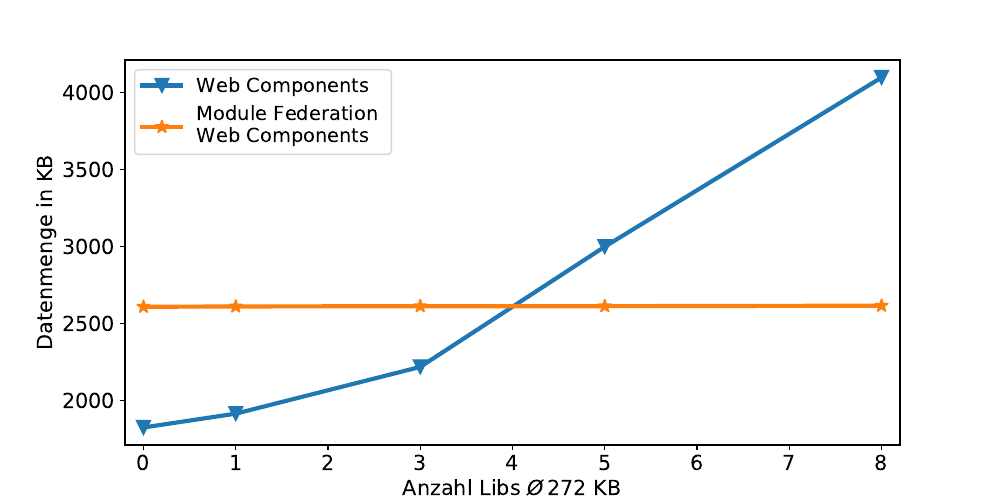

The Python source for this figure:
import matplotlib.pyplot as plt
import matplotlib as mpl

label_size = 15
mpl.rcParams['xtick.labelsize'] = label_size
mpl.rcParams['ytick.labelsize'] = label_size

f,ax = plt.subplots(1,1, figsize=(10,5)) 
plt.xlabel("Anzahl Libs $\\O\\,272$ KB", fontsize=15)
plt.ylabel("Datenmenge in KB", fontsize=15)
plt.plot([0, 1, 3, 5, 8], [1824, 1914, 2218, 3000, 4100], label="Web Components", marker="v", linewidth=3, markersize=10)
plt.plot([0, 1, 3, 5, 8], [2609, 2611, 2613, 2613, 2616], label="Module Federation \nWeb Components", marker="*", linewidth=3, markersize=10)

plt.xlim(-0.2, 8.2)
plt.xticks([0,1,2,3,4,5,6,7,8])
#plt.title("Titel")
plt.legend(fontsize=14)
plt.savefig("MFWCvsMF_Datasize.pdf")
plt.show()
